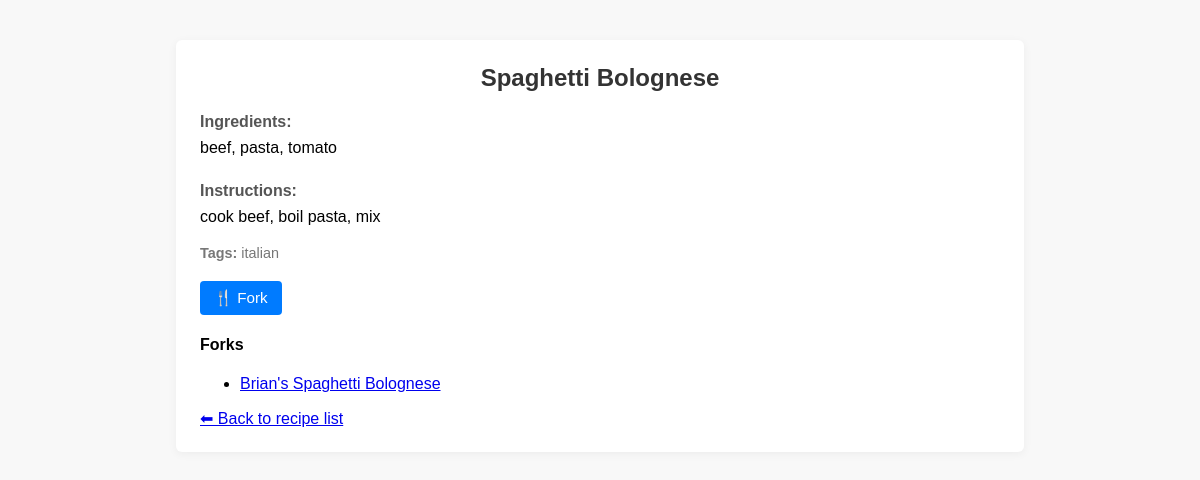
/recipes/1 (signed in), run on an earlier commit of the app's database.
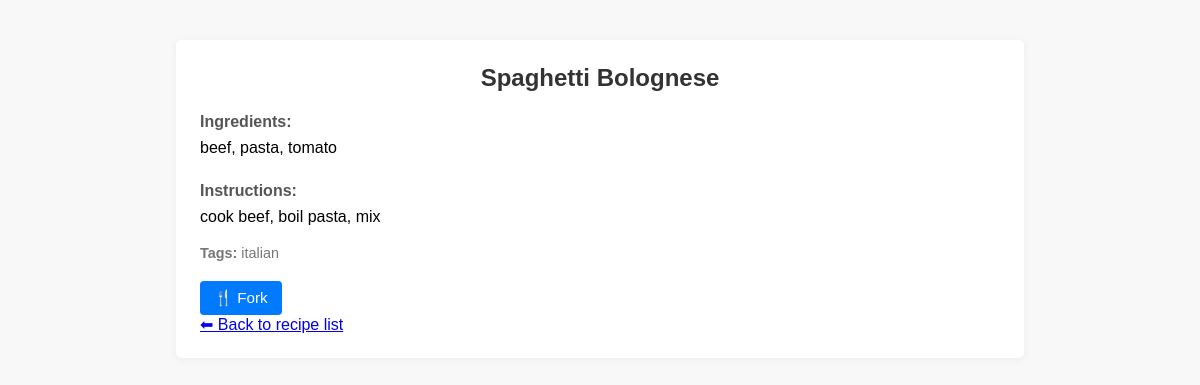
And on a later commit of the database.
### tables this page shows
CREATE TABLE recipes (
                id INTEGER PRIMARY KEY AUTOINCREMENT,
                title TEXT NOT NULL,
                ingredients TEXT,
                steps TEXT,
                notes TEXT,
                tags TEXT,
                user_id INTEGER,
                forked_from INTEGER,
                FOREIGN KEY(user_id) REFERENCES users(id),
                FOREIGN KEY(forked_from) REFERENCES recipes(id)
            );

### app/routes/recipe_routes.py (the view)
@recipe_bp.route('/recipes/<int:recipe_id>')
def view_recipe(recipe_id):
    user_id = request.cookies.get("YourSessionCookie")
    user = get_user(user_id)
    recipe = get_recipe(recipe_id)
    if not recipe:
        return "Recipe not found", 404
    forks = get_forks(recipe_id)
    return render_template('recipe_detail.html', recipe=recipe, user=user, forks=forks)

### app/services/recipe_service.py (called while the page is built)
def get_recipe(id):
    conn = sqlite3.connect(DB_PATH)
    conn.row_factory = sqlite3.Row
    cursor = conn.cursor()
    cursor.execute("SELECT * FROM recipes WHERE id = ?", (id,))
    recipe = cursor.fetchone()
    conn.close()
    return recipe

def get_forks(id):
    conn = sqlite3.connect(DB_PATH)
    conn.row_factory = sqlite3.Row
    cursor = conn.cursor()
    cursor.execute("SELECT * FROM recipes WHERE forked_from = ?", (id,))
    forks = cursor.fetchall()
    conn.close()
    return forks

### app/services/user_service.py (called while the page is built)
def get_user(id):
    conn = sqlite3.connect(DB_PATH)
    cursor = conn.cursor()
    cursor.execute("SELECT id FROM users WHERE id = ?", (id))
    user = cursor.fetchone()
    conn.close()
    if user:
        return {
            "id": user[0]
        }
    else:
        return None

### app/templates/recipe_detail.html (shortened to what this page needs)
<!DOCTYPE html>
<html lang="en">
<head>
    <link rel="stylesheet" href="{{ url_for('static', filename='style.css') }}">
</head>
<body>
    <div class="container recipe-detail">
        <h2>{{ recipe['title'] }}</h2>
        <div class="recipe-section">
            <h4>Ingredients:</h4>
            <p>{{ recipe['ingredients'] }}</p>
        </div>
        <div class="recipe-section">
            <h4>Instructions:</h4>
            <p>{{ recipe['steps'] }}</p>
        </div>
        {% if recipe['tags'] %}
        <div class="tags">
            <strong>Tags:</strong> {{ recipe['tags'] }}
        </div>
        {% endif %}
        <div class="actions">
            <form method="post" action="{{ url_for('recipe.fork_recipe', recipe_id=recipe['id']) }}" style="display:inline;">
                <button type="submit" class="button fork">🍴 Fork</button>
            </form>
        </div>
        {% if forks %}
        <div class="forks-section">
            <h4>Forks</h4>
            <ul>
                {% for fork in forks %}
                <li><a href="{{ url_for('recipe.view_recipe', recipe_id=fork['id']) }}">{{ fork['title'] }}</a></li>
                {% endfor %}
            </ul>
        </div>
        {% endif %}
        <a href="{{ url_for('recipe.home') }}" class="back-link">⬅ Back to recipe list</a>
    </div>
</body>
</html>

What changed in the data, as far as the page shows it:
removed recipes: title "Brian's Spaghetti Bolognese"
Also different on the page:
text no longer shown: "Forks"
